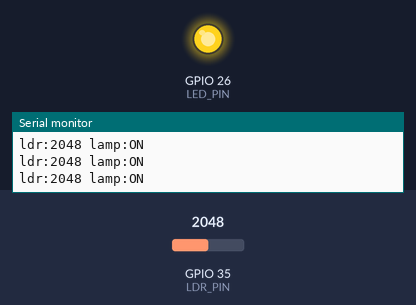
Bench run of a sketch on a simulated ESP32. Shown: output pins drawn as LEDs (lit = HIGH), the last lines printed to the serial monitor. The inputs (shaded band) are chosen by the test bench; at power-on: GPIO 35 (LDR_PIN) = 2048.

Above: at 1.2 s.
1.3 s: GPIO 35 (LDR_PIN) set to 1947
At 2.1 s:
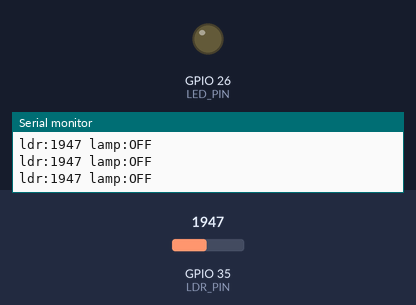
2.9 s: GPIO 35 (LDR_PIN) set to 2040
At 3.4 s:
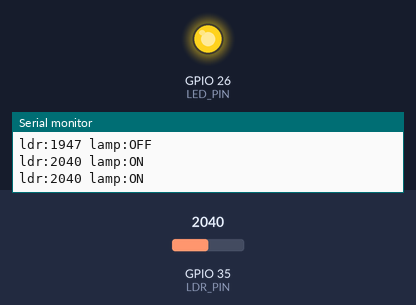
4.5 s: GPIO 35 (LDR_PIN) set to 1960
At 5.9 s:
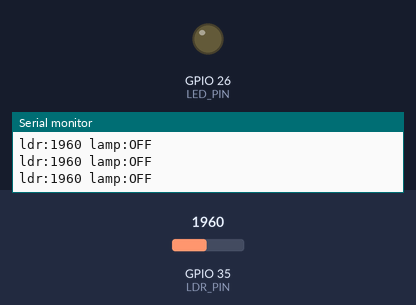
Timing chart, 0 to 7.5 s (numbered marks = the images above; inputs shaded):
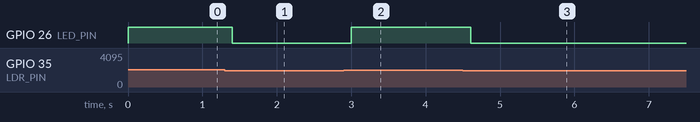

The sketch:

solution_nightlamp.ino
```cpp
// Lab 3 - Try-this solution: automatic night lamp
// LDR module AO -> GPIO 35. In Wokwi the AO value RISES when it gets darker.
const int LDR_PIN = 35;
const int LED_PIN = 26;
int DARK_THRESHOLD = 2000;   // calibrate: watch the printed values, then choose

void setup() {
  Serial.begin(115200);
  pinMode(LED_PIN, OUTPUT);
}

void loop() {
  int light = analogRead(LDR_PIN);
  bool dark = light > DARK_THRESHOLD;
  digitalWrite(LED_PIN, dark);
  Serial.printf("ldr:%d lamp:%s\n", light, dark ? "ON" : "OFF");
  delay(200);
}
```

Measured:
- the behaviour switches between 2001 and 2000 on GPIO 35 (LDR_PIN) (found by bisection; images 0 and 1)
- after the input at 1.3 s, GPIO 26 (LED_PIN): HIGH → LOW after 0.10 s
- after the input at 2.9 s, GPIO 26 (LED_PIN): LOW → HIGH after 0.10 s
- after the input at 4.5 s, GPIO 26 (LED_PIN): HIGH → LOW after 0.11 s
